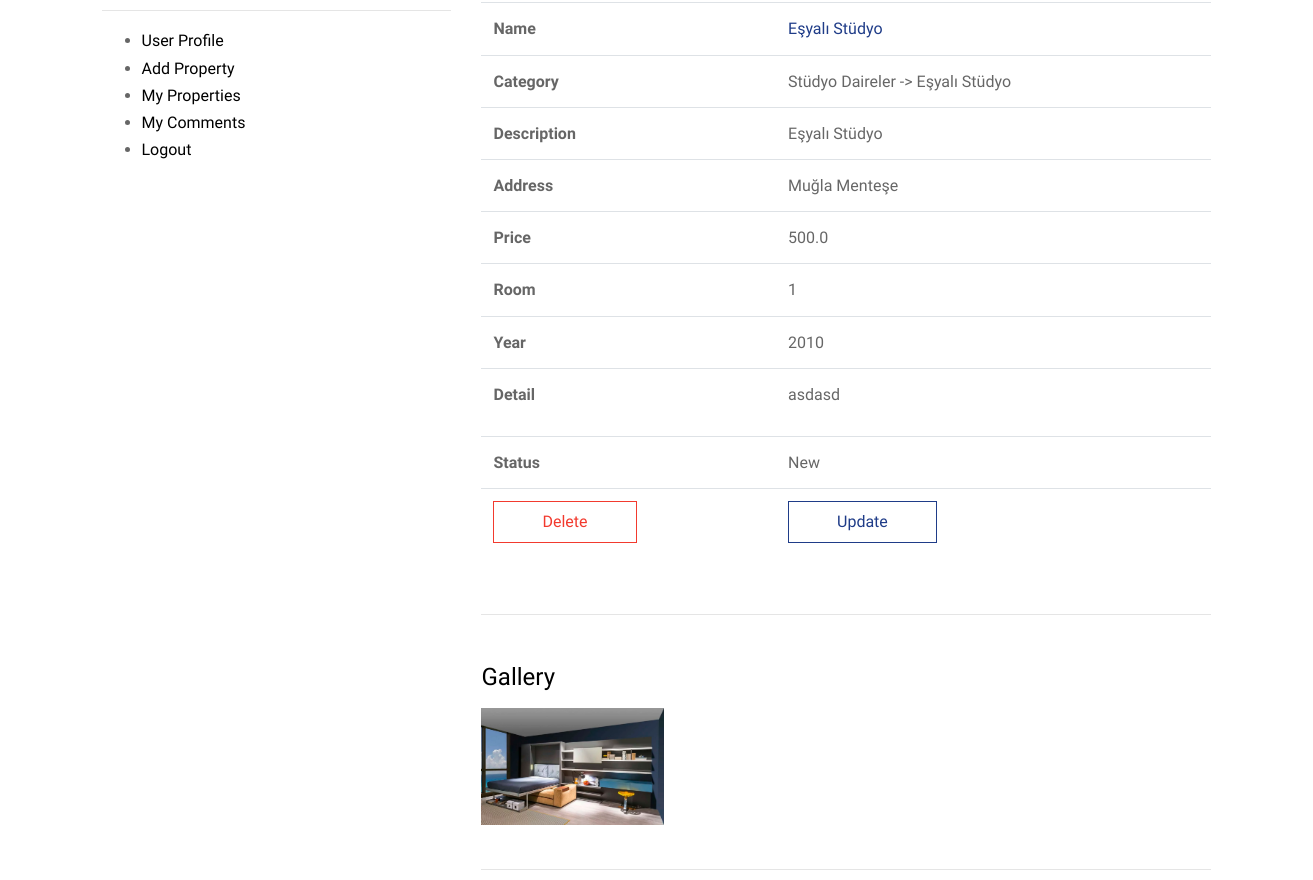
The app's page /user/propertydetail/1 (signed in, middle part), older data.
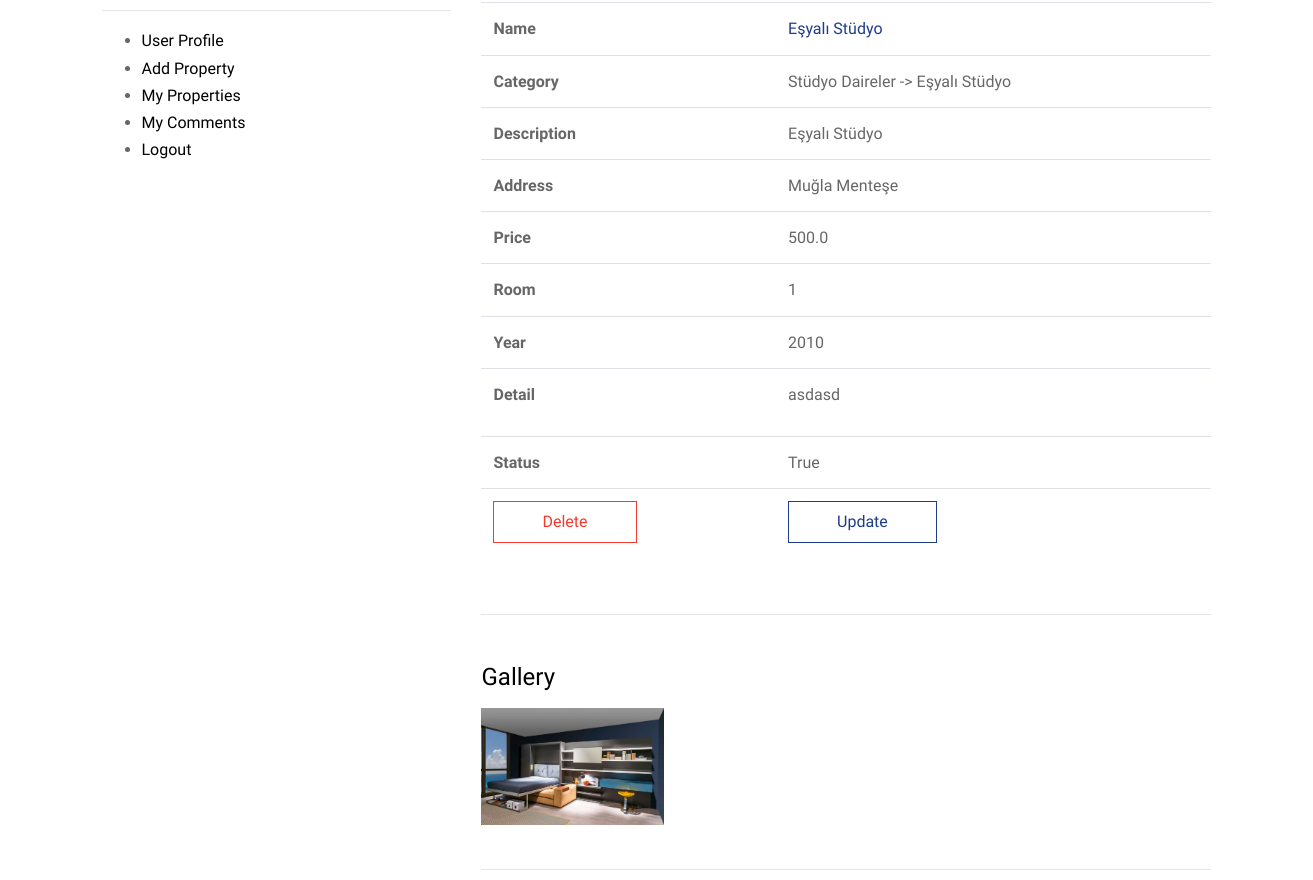
The same page, newer data.
### property/models.py (models this page shows, shortened)
class Properties(models.Model):
    STATUS = (
        ('New', 'New'),
        ('True', 'Confirmed'),
        ('False', 'Declined'),
    )
    user = models.ForeignKey(User, on_delete=models.CASCADE, null=True)
    category = models.ForeignKey(Category, on_delete=models.CASCADE, null=True)
    title = models.CharField(max_length=150)
    keywords = models.CharField(max_length=255)
    description = models.CharField(max_length=255)
    image = models.ImageField(blank=True, upload_to='images/')
    price = models.FloatField(blank=True,)
    address = models.CharField(max_length=255)
    room = models.IntegerField(blank=True,)
    year = models.IntegerField(blank=True, )
    sqm = models.IntegerField(blank=True,)
    detail = RichTextUploadingField()
    slug = models.SlugField(null=True, unique=True)
    status = models.CharField(max_length=10, choices=STATUS,default='New')
    create_at = models.DateTimeField(auto_now_add=True)
    update_at = models.DateTimeField(auto_now=True)

### product/models.py (models this page shows, shortened)
class Category(MPTTModel):
    STATUS = (
        ('True', 'Evet'),
        ('False', 'Hayır'),
    )
    title = models.CharField(max_length=100)
    keywords = models.CharField(max_length=255)
    description = models.CharField(max_length=255)
    image = models.ImageField(blank=True, upload_to='images/')
    status = models.CharField(max_length=10, choices=STATUS)
    slug = models.SlugField(null=False, unique=True)
    parent = TreeForeignKey('self', blank=True, null=True, related_name='children', on_delete=models.CASCADE)
    create_at = models.DateTimeField(auto_now_add=True)
    update_at = models.DateTimeField(auto_now=True)
    class MPTTMeta:
        order_insertion_by = ['title']
    def __str__(self):
        full_path = [self.title]
        k = self.parent
        while k is not None:
            full_path.append(k.title)
            k = k.parent
        return ' -> '.join(full_path[::-1])

### user/views.py (the view)
# urls.py: path('propertydetail/<int:id>', views.propertydetail, name="propertydetail"),
@login_required(login_url='/login')
def propertydetail(request,id):
    category = Category.objects.all()
    current_user = request.user
    profile = UserProfile.objects.get(user_id=current_user.id)
    properties = Properties.objects.get(user_id=current_user.id, id=id)
    propertyitem = Properties.objects.filter(id=id)
    images = Galeri.objects.filter(property_id=id)
    context = {
        'category': category,
        'profile': profile,
        'properties': properties,
        'propertyitem': propertyitem,
        'images': images,
    }
    return render(request, 'user_property_detail.html', context)

### user/templates/user_property_detail.html (shortened to what this page needs)
{% extends "homebase.html" %}
{% load static %}
{% block content %}
    <div class="site-section">
        <div class="container">
            <div class="row">
                <div class="col-md-4"  data-aos="fade-up" data-aos-delay="200">
                    {% include "user_menu.html" %}
                </div>
                <div class="col-md-8" data-aos="fade-up" data-aos-delay="100">
                    <table class="table">
                        <tr>
                            <th class="text-left">Name</th>
                            <td class="text-left"><a href="/property/{{ properties.id }}/{{ properties.slug }}">{{ properties.title }}</a></td>
                        </tr>
                        <tr>
                            <th class="text-left">Category</th>
                            <td class="text-left">{{ properties.category }}</td>
                        </tr>
                        <tr>
                            <th class="text-left">Description</th>
                            <td class="text-left">{{ properties.description }}</td>
                        </tr>
                        <tr>
                            <th class="text-left">Address</th>
                            <td class="text-left">{{ properties.address }}</td>
                        </tr>
                        <tr>
                            <th class="text-left">Price</th>
                            <td class="text-left">{{ properties.price }}</td>
                        </tr>
                        <tr>
                            <th class="text-left">Room</th>
                            <td class="text-left">{{ properties.room }}</td>
                        </tr>
                        <tr>
                            <th class="text-left">Year</th>
                            <td class="text-left">{{ properties.year }}</td>
                        </tr>
                        <tr>
                            <th class="text-left">Detail</th>
                            <td class="text-left">{{ properties.detail|safe }}</td>
                        </tr>
                        <tr>
                            <th class="text-left">Status</th>
                            <td class="text-left">{{ properties.status }}</td>
                        </tr>
                        <tr>
                            <th class="text-left"><a href="" class="btn btn-outline-danger rounded-0 py-2 px-5">Delete</a></th>
                            <td class="text-left"><a href="" class="btn btn-outline-primary rounded-0 py-2 px-5">Update</a></td>
                        </tr>
                    </table>
                    <br>
                    <hr>
                    <div class="row no-gutters mt-5">
                        <div class="col-12">
                            <h2 class="h4 text-black mb-3">Gallery</h2>
                        </div>
                        <div class="col-sm-6 col-md-4 col-lg-3">
                            <a href="{{ properties.image.url }}" class="image-popup gal-item"><img src="{{ properties.image.url }}" alt="Image" class="img-fluid"></a>
                        </div>
                    </div>
                    <div class="site-section-title">
                        <br>
                        <hr>
                    </div>
                </div>
            </div>
        </div>
    </div>
{% endblock %}

Row changes from the older to the newer data that the page shows:
changed Properties "Eşyalı Stüdyo": status "New" → "True"
